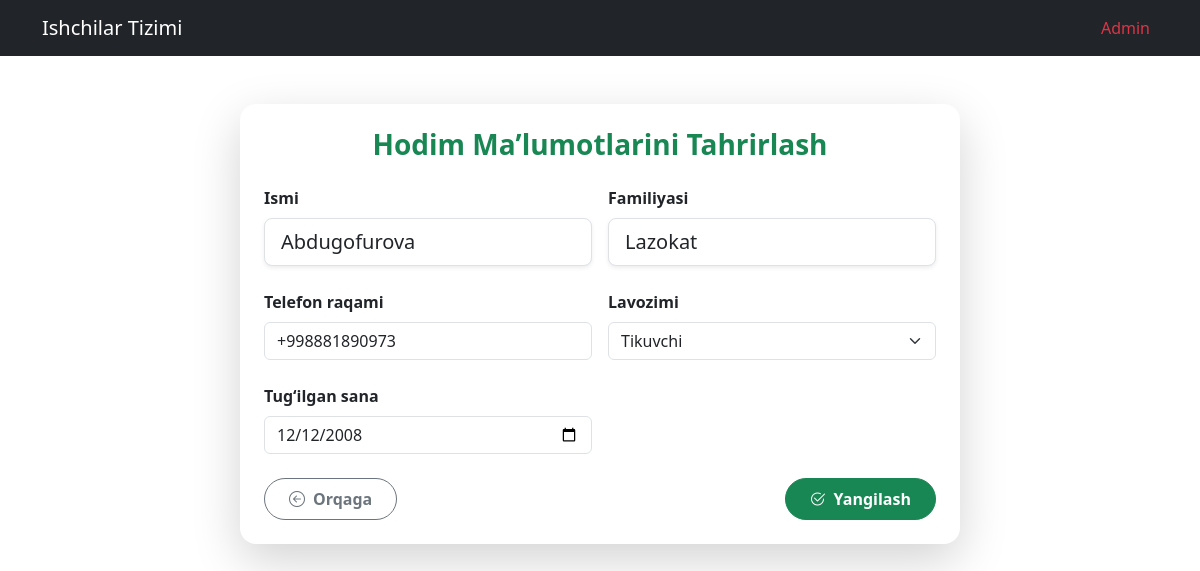
The app's page /hodimlar/16/edit/ with its own data.
### hodimlar/models.py (models this page shows, shortened)
class Hodim(models.Model):
    first_name = models.CharField(
        max_length=50,
        validators=[RegexValidator(r'^[a-zA-Z\s]+$', "Ism faqat harflardan iborat bo'lishi kerak")]
    )
    last_name = models.CharField(
        max_length=50,
        validators=[RegexValidator(r'^[a-zA-Z\s]+$', "Familiya faqat harflardan iborat bo'lishi kerak")]
    )
    phone_number = models.CharField(
        max_length=13,
        unique=True,
        validators=[RegexValidator(r'^\+998\d{9}$', "Telefon raqami +998 formatida va 9 ta raqamdan iborat bo'lishi kerak")]
    )
    lavozim = models.CharField(
        max_length=50,
        choices=LAVOZIMLAR,
        default='Tikuvchi'  # Agar lavozim tanlanmasa, "Tikuvchi" deb belgilaydi
    )
    birth_date = models.DateField(null=True, blank=True)
    is_active = models.BooleanField(default=True)
    joined_at = models.DateTimeField(auto_now_add=True)
    class Meta:
        constraints = [
            models.UniqueConstraint(
                fields=['first_name', 'last_name', 'phone_number'],
                name='unique_hodim'
            )
        ]
        ordering = ['first_name', 'last_name']
        verbose_name = "Hodim"
        verbose_name_plural = "Hodimlar"

### hodimlar/views.py (the view)
# urls.py: path("hodimlar/<int:id>/edit/", views.edit_hodim, name="edit_hodim"),
def edit_hodim(request, id):
    hodim = get_object_or_404(Hodim, id=id)
    if request.method == "POST":
        form = HodimForm(request.POST, instance=hodim)
        if form.is_valid():
            form.save()  # Yangilashni saqlash
            messages.success(request, "Hodim ma'lumotlari yangilandi!")
            return redirect('hodimlar:hodim_list')  # Yangilangan ro‘yxatni ko‘rsatish
        else:
            print(form.errors)  # Xatoliklar haqida ma'lumot olish
            messages.error(request, "Formani to'g'ri to'ldirish kerak!")
    else:
        form = HodimForm(instance=hodim)
    LAVOZIMLAR = [
        ('Tikuvch', 'Tikuvchi'),
        ('Orta kesuv', 'Orta kesuv'),
        ('Kesuv', 'Kesuv'),
        ('Mehanik', 'Mehanik'),
        ('Ish bay', 'Ish bay'),
    ]
    return render(request, 'hodimlar/edit_hodim.html', {
        'form': form,
        'hodim': hodim,
        'LAVOZIMLAR': LAVOZIMLAR
    })

### hodimlar/forms.py
class HodimForm(forms.ModelForm):
    lavozim = forms.ChoiceField(choices=LAVOZIMLAR, required=True, initial='Tikuvchi')  # Default value
    birth_date = forms.DateField(
    widget=forms.DateInput(attrs={'placeholder': 'DD.MM.YYYY', 'class': 'form-control'}, format='%d.%m.%Y'),
    input_formats=['%d.%m.%Y', '%Y-%m-%d']
)
    class Meta:
        model = Hodim
        fields = ['first_name', 'last_name', 'birth_date', 'phone_number', 'lavozim']

### hodimlar/templates/hodimlar/edit_hodim.html (shortened to what this page needs)
{% extends 'base.html' %}
{% block content %}
<div class="container mt-5">
    <div class="row justify-content-center">
        <div class="col-md-10 col-lg-8">
            <div class="card shadow-lg border-0 rounded-4 p-4">
                <h3 class="text-center text-success fw-bold mb-4">Hodim Maʼlumotlarini Tahrirlash</h3>
                <form method="POST" novalidate>
                    <div class="row g-3">
                        <div class="col-md-6">
                            <label for="first_name" class="form-label fw-bold">Ismi</label>
                            <input type="text" name="first_name" id="first_name"
                                   class="form-control form-control-lg rounded-3 shadow-sm"
                                   placeholder="Masalan: Barno"
                                   value="{{ form.first_name.value }}">
                        </div>
                        <div class="col-md-6">
                            <label for="last_name" class="form-label fw-bold">Familiyasi</label>
                            <input type="text" name="last_name" id="last_name"
                                   class="form-control form-control-lg rounded-3 shadow-sm"
                                   placeholder="Masalan: Qochqorova"
                                   value="{{ form.last_name.value }}">
                        </div>
                    </div>
                    <div class="row g-3 mt-2">
                        <div class="col-md-6">
                            <label for="phone_number" class="form-label fw-bold">Telefon raqami</label>
                            <input type="text" name="phone_number" class="form-control"
                                    value="{{ form.phone_number.value|default:hodim.phone_number }}">
                        </div>
                        <div class="col-md-6">
                            <label for="position" class="form-label fw-bold">Lavozimi</label>
                            <select name="lavozim" class="form-select">
                                {% for key, value in LAVOZIMLAR %}
                                    <option value="{{ key }}" {% if form.lavozim.value == key or hodim.lavozim == key %}selected{% endif %}>{{ value }}</option>
                                {% endfor %}
                            </select>
                        </div>
                    </div>
                    <div class="row g-3 mt-2">
                        <div class="col-md-6">
                            <label for="birth_date" class="form-label fw-bold">Tug‘ilgan sana</label>
                            <input type="date" name="birth_date" class="form-control"
                                    value="{{ form.birth_date.value|default:hodim.birth_date|date:'Y-m-d' }}">
                        </div>
                    </div>
                    <div class="d-flex justify-content-between mt-4">
                        <a href="{% url 'hodimlar:hodim_list' %}"
                           class="btn btn-outline-secondary fw-bold px-4 py-2 rounded-pill">
                            <i class="bi bi-arrow-left-circle me-2"></i>Orqaga
                        </a>
                        <button type="submit"
                                class="btn btn-success fw-bold px-4 py-2 rounded-pill">
                            <i class="bi bi-check2-circle me-2"></i>Yangilash
                        </button>
                    </div>
                </form>
            </div>
        </div>
    </div>
</div>
{% endblock %}

### records on screen
Hodim: first_name "Abdugofurova", last_name "Lazokat", phone_number "+998881890973", lavozim "Tikuvchi", birth_date "12/12/2008"
